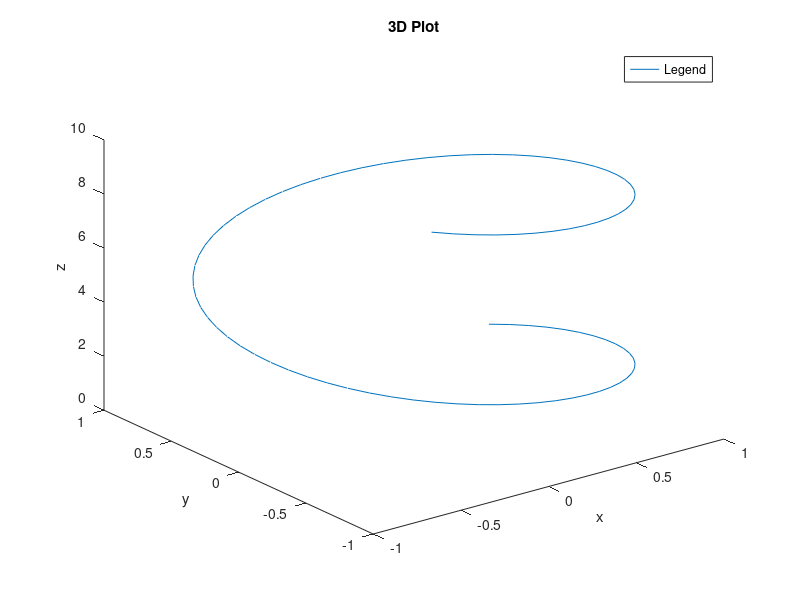

The MATLAB source for this figure: (Note: this script raises an error after producing the figure.)
% Example script on how to setup and launch the data explore function

% First generate the main figure to serve as the ui window.
mainfig = figure;
ln = plot3(sin(1:0.1:10), cos(1:0.1:10), 1:0.1:10);
legend('Legend')
title('3D Plot')
xlabel('x')
ylabel('y')
zlabel('z')

% Push button call back
% This must be a cell array where the first entry is an anonymous function
% and the following are arguments for that function. See the documentation
% on this argument for details on the requirements of this function.
phrase = 'Display Me!'; % just an argument for the example function
pbtn_callback = {'User Function', @ userCallback, phrase};

% Finally launch the ui figure
exploreResults( mainfig, pbtn_callback, ln, 'DataFromAxes', true, 'SelectionLinkAxes', false );

%% --- Example User Function --- %%
function userCallback(src, event, ui, slct, phrase)
% An example of a function to assign to the ui push button. See
% documentation for details on the reserved input arguments for src, event,
% slct and ui.

disp(phrase);

end
